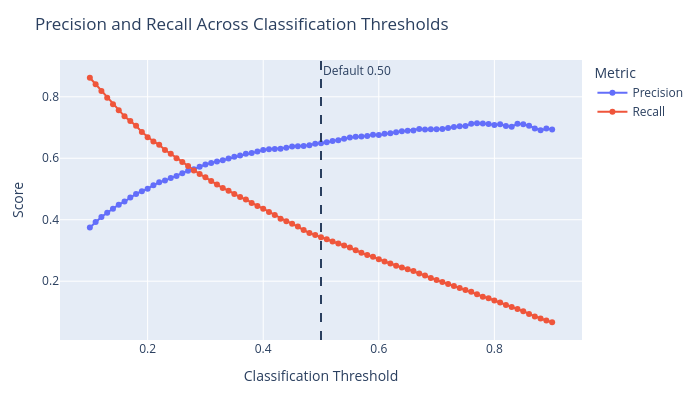

This figure's notebook cell:
### Code cell
precision_recall_threshold = threshold_results_df[
    [
        "Threshold",
        "Precision",
        "Recall"
    ]
]

fig = px.line(
    precision_recall_threshold,
    x="Threshold",
    y=[
        "Precision",
        "Recall"
    ],
    markers=True,
    title="Precision and Recall Across Classification Thresholds",
    labels={
        "Threshold": "Classification Threshold",
        "value": "Score",
        "variable": "Metric"
    }
)

fig.add_vline(
    x=0.50,
    line_dash="dash",
    annotation_text="Default 0.50"
)

fig.update_layout(
    width=700,
    height=400,
    margin=dict(
        l=60,
        r=30,
        t=60,
        b=60
    )
)

fig.show()

### Figure 1 — Plotly figure (JSON) as saved in the notebook; plotly's stock layout.template omitted (floating-point values rounded to 4 significant figures)
{"data": [{"hovertemplate": "Metric=Precision<br>Classification Threshold=%{x}<br>Score=%{y}<extra></extra>", "legendgroup": "Precision", "line": {"color": "#636efa", "dash": "solid"}, "marker": {"symbol": "circle"}, "mode": "lines+markers", "name": "Precision", "orientation": "v", "showlegend": true, "type": "scatter", "x": [0.1, 0.11, 0.12, 0.13, 0.14, 0.15, 0.16, 0.17, 0.18, 0.19, 0.2, 0.21, 0.22, 0.23, 0.24, 0.25, 0.26, 0.27, 0.28, 0.29, 0.3, 0.31, 0.32, 0.33, 0.34, 0.35, 0.36, 0.37, 0.38, 0.39, 0.4, 0.41, 0.42, 0.43, 0.44, 0.45, 0.46, 0.47, 0.48, 0.49, 0.5, 0.51, 0.52, 0.53, 0.54, 0.55, 0.56, 0.57, 0.58, 0.59, 0.6, 0.61, 0.62, 0.63, 0.64, 0.65, 0.66, 0.67, 0.68, 0.69, 0.7, 0.71, 0.72, 0.73, 0.74, 0.75, 0.76, 0.77, 0.78, 0.79, 0.8, 0.81, 0.82, 0.83, 0.84, 0.85, 0.86, 0.87, 0.88, 0.89, 0.9], "xaxis": "x", "y": [0.3744, 0.3928, 0.409, 0.4229, 0.436, 0.4488, 0.459, 0.4721, 0.4839, 0.4927, 0.5009, 0.512, 0.5216, 0.5272, 0.5356, 0.5422, 0.5509, 0.5597, 0.5645, 0.5722, 0.5796, 0.5843, 0.5892, 0.5939, 0.5994, 0.605, 0.6091, 0.6148, 0.6173, 0.6217, 0.6269, 0.6292, 0.63, 0.6306, 0.6338, 0.6381, 0.6393, 0.6399, 0.6421, 0.6473, 0.6491, 0.6517, 0.6558, 0.6588, 0.6632, 0.6673, 0.6702, 0.6706, 0.6722, 0.6766, 0.6759, 0.6796, 0.6813, 0.6848, 0.6877, 0.6899, 0.6903, 0.6949, 0.6937, 0.6942, 0.6944, 0.6949, 0.6981, 0.7017, 0.7041, 0.705, 0.7127, 0.7138, 0.7133, 0.7116, 0.7082, 0.7104, 0.7052, 0.7029, 0.7123, 0.711, 0.7059, 0.6971, 0.6909, 0.697, 0.6938], "yaxis": "y"}, {"hovertemplate": "Metric=Recall<br>Classification Threshold=%{x}<br>Score=%{y}<extra></extra>", "legendgroup": "Recall", "line": {"color": "#EF553B", "dash": "solid"}, "marker": {"symbol": "circle"}, "mode": "lines+markers", "name": "Recall", "orientation": "v", "showlegend": true, "type": "scatter", "x": [0.1, 0.11, 0.12, 0.13, 0.14, 0.15, 0.16, 0.17, 0.18, 0.19, 0.2, 0.21, 0.22, 0.23, 0.24, 0.25, 0.26, 0.27, 0.28, 0.29, 0.3, 0.31, 0.32, 0.33, 0.34, 0.35, 0.36, 0.37, 0.38, 0.39, 0.4, 0.41, 0.42, 0.43, 0.44, 0.45, 0.46, 0.47, 0.48, 0.49, 0.5, 0.51, 0.52, 0.53, 0.54, 0.55, 0.56, 0.57, 0.58, 0.59, 0.6, 0.61, 0.62, 0.63, 0.64, 0.65, 0.66, 0.67, 0.68, 0.69, 0.7, 0.71, 0.72, 0.73, 0.74, 0.75, 0.76, 0.77, 0.78, 0.79, 0.8, 0.81, 0.82, 0.83, 0.84, 0.85, 0.86, 0.87, 0.88, 0.89, 0.9], "xaxis": "x", "y": [0.862, 0.8412, 0.8185, 0.7965, 0.7759, 0.7558, 0.7365, 0.7209, 0.7055, 0.6852, 0.6686, 0.6547, 0.6438, 0.6268, 0.6147, 0.6003, 0.588, 0.5748, 0.5604, 0.5488, 0.5379, 0.5256, 0.5143, 0.503, 0.4944, 0.4833, 0.4736, 0.4658, 0.4547, 0.445, 0.4361, 0.4254, 0.4153, 0.4035, 0.3952, 0.3871, 0.3779, 0.3666, 0.3567, 0.3505, 0.3432, 0.3366, 0.3292, 0.3226, 0.3165, 0.3096, 0.3006, 0.2926, 0.285, 0.2794, 0.2711, 0.2642, 0.2576, 0.2501, 0.2446, 0.2387, 0.2328, 0.225, 0.2184, 0.2104, 0.2035, 0.1976, 0.1907, 0.1846, 0.1777, 0.1711, 0.1659, 0.1574, 0.1494, 0.1446, 0.1371, 0.1305, 0.1227, 0.1163, 0.1094, 0.1023, 0.09359, 0.08485, 0.0787, 0.07232, 0.06641], "yaxis": "y"}], "layout": {"annotations": [{"showarrow": false, "text": "Default 0.50", "x": 0.5, "xanchor": "left", "xref": "x", "y": 1, "yanchor": "top", "yref": "y domain"}], "height": 400, "legend": {"title": {"text": "Metric"}, "tracegroupgap": 0}, "margin": {"b": 60, "l": 60, "r": 30, "t": 60}, "shapes": [{"line": {"dash": "dash"}, "type": "line", "x0": 0.5, "x1": 0.5, "xref": "x", "y0": 0, "y1": 1, "yref": "y domain"}], "title": {"text": "Precision and Recall Across Classification Thresholds"}, "width": 700, "xaxis": {"anchor": "y", "domain": [0, 1], "title": {"text": "Classification Threshold"}}, "yaxis": {"anchor": "x", "domain": [0, 1], "title": {"text": "Score"}}}}
